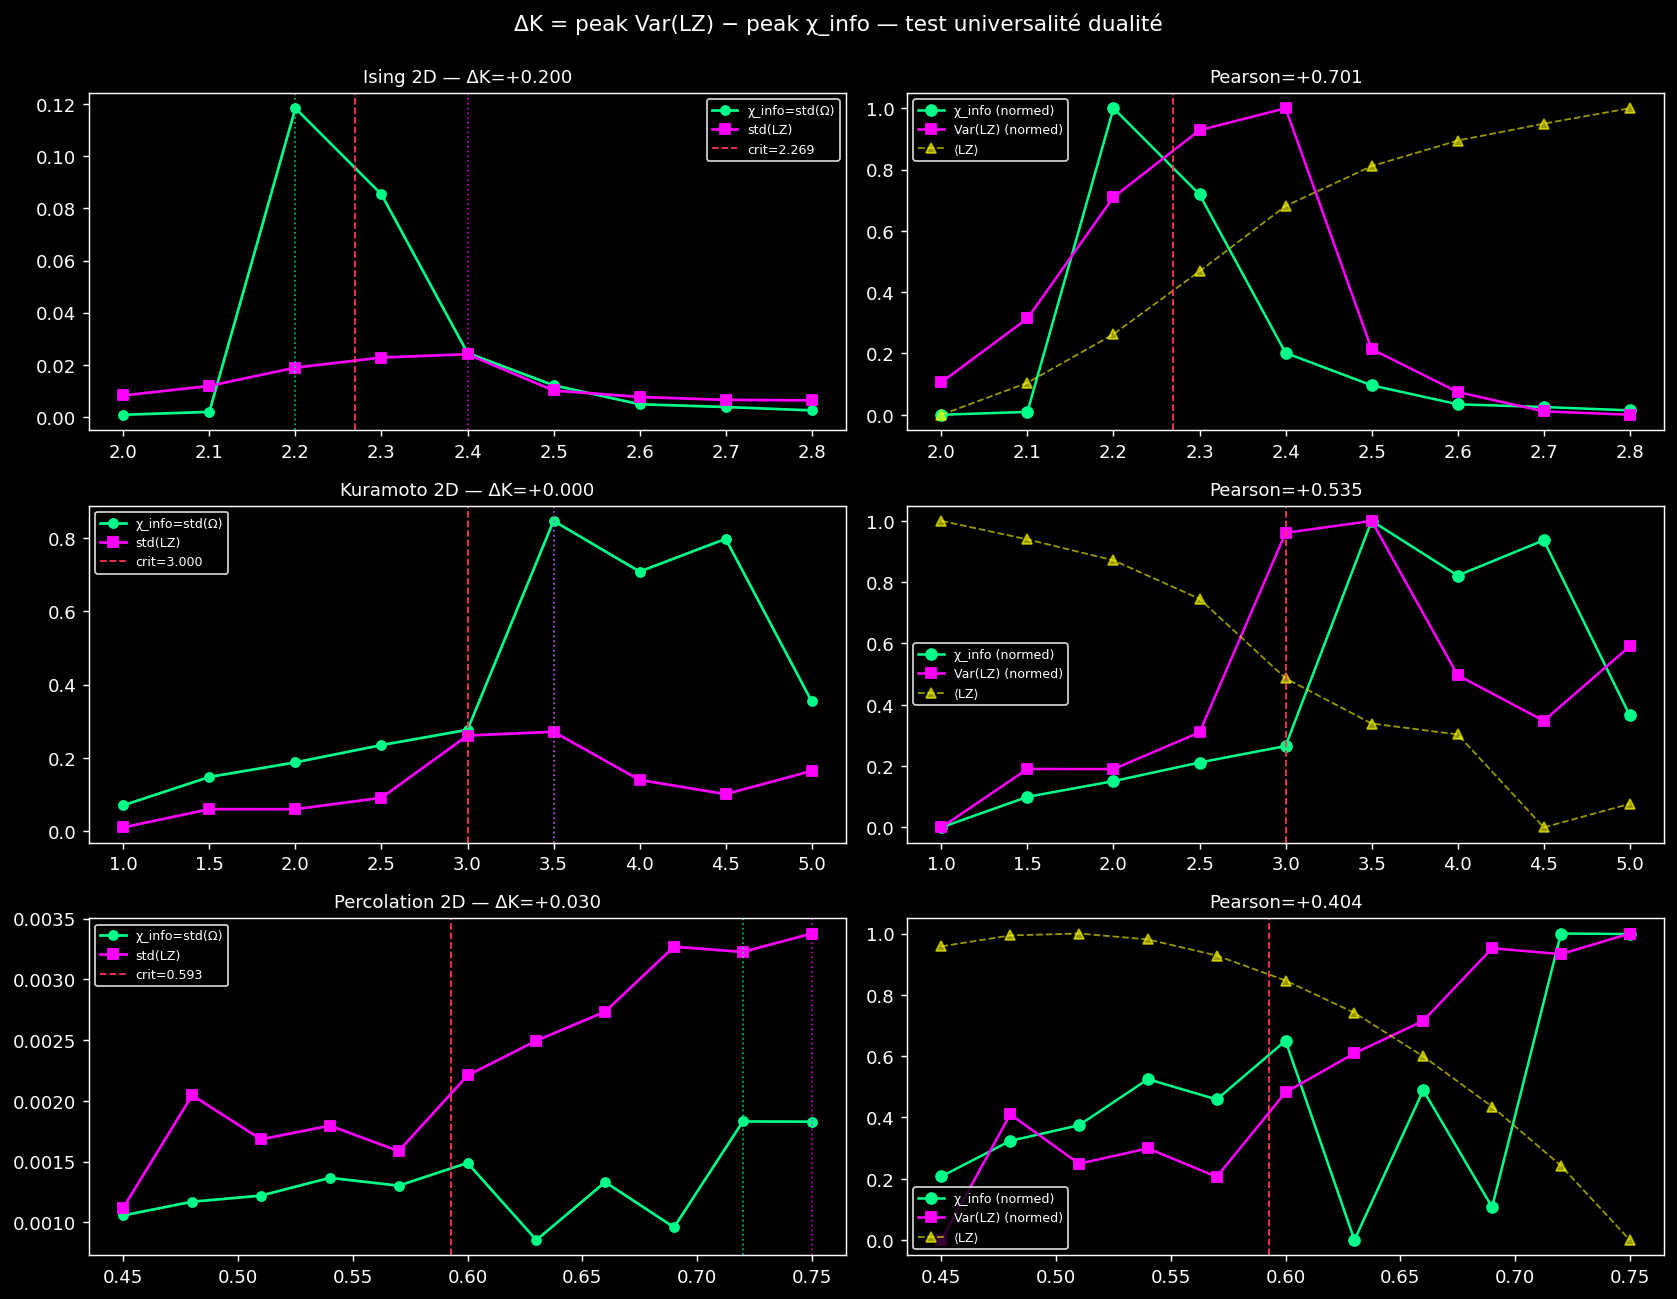

Generate this figure with Python:
"""Test ΔK universel — distance peak χ_info vs peak Var(LZ).

Suite test RBN (#17) : ΔK=1 (info à K=2, algo à K=3). Question : est-ce
universel ?

Test sur 3 systèmes spatiaux : Ising 2D, Kuramoto 2D local, percolation 2D.
Pour chaque : pour chaque valeur paramètre contrôle, n_real réalisations,
calculer (a) χ_info = std_realisations(Ω), (b) std_realisations(LZ).
Comparer arg peak. Si ΔK universellement non nul → dualité info/algo
trait fondamental.
"""
import sys
import os
import json
import time
import numpy as np
import matplotlib.pyplot as plt

sys.path.insert(0, os.path.dirname(os.path.dirname(os.path.abspath(__file__))))

from systems.ising2d import simulate as ising_sim
from systems.kuramoto_2d import simulate as kura2d_sim, chi_from_r as kura_chi
from systems.percolation import sample_ensemble as perco_sample
from xi.complexity import lz_normalized
from xi.interaction import o_information


def lz_of_snapshots(snapshots, encode="binary"):
    """Concat snapshots aplatis, encode {-1,1} ou catégoriel → LZ_normalized."""
    flat = np.concatenate([np.asarray(s).flatten() for s in snapshots])
    if encode == "binary":
        # spin ±1 → 0,1
        flat = ((flat + 1) // 2).astype(np.uint8)
    else:
        flat = flat.astype(np.uint8)
    return lz_normalized(flat)


def omega_random_subsets_grid(snapshots, subset_size=4, n_subsets=200,
                              encode="binary", rng=None):
    if rng is None:
        rng = np.random.default_rng(0)
    L = snapshots[0].shape[0]
    N = L * L
    flat = np.stack([s.flatten() for s in snapshots], axis=0)
    if encode == "binary":
        flat = ((flat + 1) // 2).astype(np.int8)
    else:
        flat = flat.astype(np.int8)
    oms = []
    for _ in range(n_subsets):
        idx = rng.choice(N, size=subset_size, replace=False)
        sub = flat[:, idx]
        oms.append(o_information(sub))
    return np.mean(oms)


def run_ising(L=16, T_values=None, n_real=8, n_sample=120, seed=42):
    if T_values is None:
        T_values = np.linspace(2.0, 2.8, 9)
    Tc = 2.0 / np.log(1.0 + np.sqrt(2.0))
    print(f"\n=== ISING L={L} | {len(T_values)} T | Tc={Tc:.4f} ===")
    om_means = np.zeros((len(T_values), n_real))
    lz_vals = np.zeros((len(T_values), n_real))
    rng_master = np.random.default_rng(seed)
    t0 = time.time()
    for i, T in enumerate(T_values):
        for r in range(n_real):
            s = int(rng_master.integers(0, 2**31))
            snaps = ising_sim(L=L, T=float(T), n_equil=600,
                              n_sample=n_sample, sample_gap=3, seed=s)
            om_means[i, r] = omega_random_subsets_grid(
                snaps, subset_size=4, n_subsets=150, encode="binary",
                rng=np.random.default_rng(s + 7),
            )
            lz_vals[i, r] = lz_of_snapshots(snaps, encode="binary")
        print(f"  T={T:.3f} ⟨Ω⟩={om_means[i].mean():+.4f} "
              f"χ_info={om_means[i].std():.4f} "
              f"⟨LZ⟩={lz_vals[i].mean():.4f} Var(LZ)={lz_vals[i].std():.4f}")
    print(f"  total {time.time()-t0:.1f}s")
    return T_values, om_means, lz_vals, Tc


def run_kura2d(L=12, K_values=None, n_real=6, seed=42):
    if K_values is None:
        K_values = np.array([1.0, 1.5, 2.0, 2.5, 3.0, 3.5, 4.0, 4.5, 5.0])
    Kc_eff = 3.0  # ≈ trouvé task #10
    print(f"\n=== KURAMOTO 2D L={L} | {len(K_values)} K | Kc_eff≈{Kc_eff} ===")
    om_means = np.zeros((len(K_values), n_real))
    lz_vals = np.zeros((len(K_values), n_real))
    rng_master = np.random.default_rng(seed)
    t0 = time.time()
    for i, K in enumerate(K_values):
        for r in range(n_real):
            s = int(rng_master.integers(0, 2**31))
            snaps, _ = kura2d_sim(
                L=L, K=float(K), sigma_omega=1.0,
                dt=0.05, t_equil=50.0, t_sample=80.0, sample_gap=1.0,
                n_bins=4, seed=s,
            )
            om_means[i, r] = omega_random_subsets_grid(
                snaps, subset_size=4, n_subsets=150, encode="cat",
                rng=np.random.default_rng(s + 7),
            )
            lz_vals[i, r] = lz_of_snapshots(snaps, encode="cat")
        print(f"  K={K:.2f} ⟨Ω⟩={om_means[i].mean():+.4f} "
              f"χ_info={om_means[i].std():.4f} "
              f"⟨LZ⟩={lz_vals[i].mean():.4f} Var(LZ)={lz_vals[i].std():.4f}")
    print(f"  total {time.time()-t0:.1f}s")
    return K_values, om_means, lz_vals, Kc_eff


def run_perco(L=20, p_values=None, n_real=8, n_sample=150, seed=42):
    if p_values is None:
        p_values = np.linspace(0.45, 0.75, 11)
    p_c = 0.5927
    print(f"\n=== PERCOLATION L={L} | {len(p_values)} p | p_c={p_c:.4f} ===")
    om_means = np.zeros((len(p_values), n_real))
    lz_vals = np.zeros((len(p_values), n_real))
    rng_master = np.random.default_rng(seed)
    t0 = time.time()
    for i, p in enumerate(p_values):
        for r in range(n_real):
            s = int(rng_master.integers(0, 2**31))
            ens = perco_sample(L, float(p), n_sample, seed=s)
            snaps = list(ens)
            om_means[i, r] = omega_random_subsets_grid(
                snaps, subset_size=4, n_subsets=150, encode="cat",
                rng=np.random.default_rng(s + 7),
            )
            # perco déjà 0/1, encode cat OK
            lz_vals[i, r] = lz_of_snapshots(snaps, encode="cat")
        print(f"  p={p:.4f} ⟨Ω⟩={om_means[i].mean():+.4f} "
              f"χ_info={om_means[i].std():.4f} "
              f"⟨LZ⟩={lz_vals[i].mean():.4f} Var(LZ)={lz_vals[i].std():.4f}")
    print(f"  total {time.time()-t0:.1f}s")
    return p_values, om_means, lz_vals, p_c


def analyse_system(name, x_values, om_means, lz_vals, critical):
    chi_info = om_means.std(axis=1)
    var_lz = lz_vals.std(axis=1)
    mean_lz = lz_vals.mean(axis=1)
    mean_om = om_means.mean(axis=1)
    abs_om = np.abs(mean_om)
    cv_om = chi_info / (abs_om + 1e-9)

    peak_chi_info = x_values[np.argmax(chi_info)]
    peak_var_lz = x_values[np.argmax(var_lz)]
    peak_cv = x_values[np.argmax(cv_om)]
    delta_k = peak_var_lz - peak_chi_info
    pearson = np.corrcoef(chi_info, var_lz)[0, 1] if len(chi_info) >= 3 else np.nan

    return {
        "system": name,
        "x_values": x_values.tolist(),
        "critical": float(critical),
        "chi_info": chi_info.tolist(),
        "var_lz": var_lz.tolist(),
        "mean_lz": mean_lz.tolist(),
        "mean_om": mean_om.tolist(),
        "cv_om": cv_om.tolist(),
        "peak_chi_info": float(peak_chi_info),
        "peak_var_lz": float(peak_var_lz),
        "peak_cv": float(peak_cv),
        "delta_k": float(delta_k),
        "delta_chi_critical": float(peak_chi_info - critical),
        "delta_varlz_critical": float(peak_var_lz - critical),
        "pearson_chiinfo_varlz": float(pearson),
    }


def run(outdir=None):
    if outdir is None:
        outdir = os.path.dirname(os.path.abspath(__file__))

    results = []

    # ISING
    Ts, om_i, lz_i, Tc = run_ising()
    res_i = analyse_system("Ising 2D", Ts, om_i, lz_i, Tc)
    results.append(res_i)

    # KURAMOTO 2D
    Ks, om_k, lz_k, Kc = run_kura2d()
    res_k = analyse_system("Kuramoto 2D", Ks, om_k, lz_k, Kc)
    results.append(res_k)

    # PERCOLATION
    ps, om_p, lz_p, pc = run_perco()
    res_p = analyse_system("Percolation 2D", ps, om_p, lz_p, pc)
    results.append(res_p)

    # Synthèse
    print("\n" + "=" * 75)
    print(f"{'Système':<18} {'critique':>10} {'peak χ_info':>12} "
          f"{'peak Var(LZ)':>13} {'ΔK':>8} {'Pearson':>8}")
    print("-" * 75)
    for r in results:
        print(f"{r['system']:<18} {r['critical']:>10.4f} "
              f"{r['peak_chi_info']:>12.4f} {r['peak_var_lz']:>13.4f} "
              f"{r['delta_k']:>+8.4f} {r['pearson_chiinfo_varlz']:>+8.3f}")
    print("=" * 75)

    # Verdict
    deltas = [r["delta_k"] for r in results]
    all_zero = all(abs(d) < 0.1 for d in deltas)
    all_nonzero = all(abs(d) > 0.05 for d in deltas)
    if all_zero:
        verdict = "Δ_K ≈ 0 universel — UNE seule frontière info=algo"
    elif all_nonzero:
        verdict = "ΔK ≠ 0 universel — DUALITÉ info/algo trait fondamental (conséquence #8 confirmée)"
    else:
        verdict = "ΔK variable — dépend de la classe de C"
    print(f"\nVerdict : {verdict}")

    # Plot
    fig, axes = plt.subplots(3, 2, figsize=(13, 10))
    for row, r in enumerate(results):
        x = np.array(r["x_values"])
        xc = r["critical"]
        ax = axes[row, 0]
        ax.plot(x, r["chi_info"], "o-", color="#00ff88", lw=1.5, ms=5,
                label="χ_info=std(Ω)")
        ax.plot(x, r["var_lz"], "s-", color="magenta", lw=1.5, ms=5,
                label="std(LZ)")
        ax.axvline(xc, color="#ff3355", ls="--", lw=1,
                   label=f"crit={xc:.3f}")
        ax.axvline(r["peak_chi_info"], color="#00ff88", ls=":", lw=1, alpha=0.7)
        ax.axvline(r["peak_var_lz"], color="magenta", ls=":", lw=1, alpha=0.7)
        ax.set_title(f"{r['system']} — ΔK={r['delta_k']:+.3f}",
                     color="white", fontsize=10)
        ax.legend(facecolor="black", labelcolor="white", edgecolor="white",
                  fontsize=7)

        ax = axes[row, 1]
        def norm(v):
            v = np.asarray(v)
            return (v - v.min()) / (v.max() - v.min() + 1e-12)
        ax.plot(x, norm(r["chi_info"]), "o-", color="#00ff88", lw=1.4,
                label="χ_info (normed)")
        ax.plot(x, norm(r["var_lz"]), "s-", color="magenta", lw=1.4,
                label="Var(LZ) (normed)")
        ax.plot(x, norm(r["mean_lz"]), "^--", color="yellow", lw=1.0,
                alpha=0.6, label="⟨LZ⟩")
        ax.axvline(xc, color="#ff3355", ls="--", lw=1)
        ax.set_title(f"Pearson={r['pearson_chiinfo_varlz']:+.3f}",
                     color="white", fontsize=10)
        ax.legend(facecolor="black", labelcolor="white", edgecolor="white",
                  fontsize=7)

    for ax in axes.flat:
        ax.set_facecolor("black")
        ax.tick_params(colors="white")
        for sp in ax.spines.values():
            sp.set_color("white")

    fig.patch.set_facecolor("black")
    fig.suptitle(f"ΔK = peak Var(LZ) − peak χ_info — test universalité dualité",
                 color="white", y=0.995)
    plt.tight_layout()
    png = os.path.join(outdir, "delta_k_multi.png")
    plt.savefig(png, dpi=130, facecolor="black", bbox_inches="tight")
    print(f"\nsaved {png}")

    out = {"results": results, "verdict": verdict, "deltas": deltas}
    with open(os.path.join(outdir, "delta_k_multi.json"), "w") as f:
        json.dump(out, f, indent=2)
    print(f"saved {os.path.join(outdir, 'delta_k_multi.json')}")
    return out


if __name__ == "__main__":
    run()
